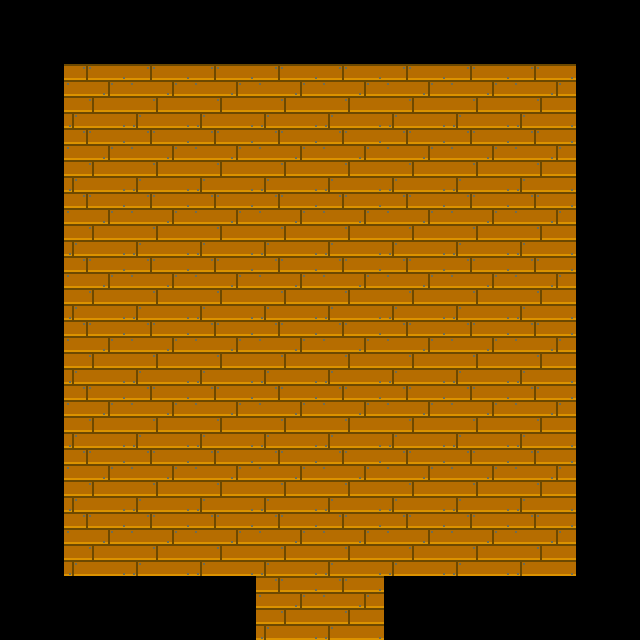

This is a level from a 2D game, rendered from its Tiled map with the project's own tilesets. A one-line summary and the complete map file follow:
An orthogonal 10x10 tile map with 64x64 px tiles, 1 tile layer (Tile Layer 1).

<map version="1.10" tiledversion="1.11.2" orientation="orthogonal" renderorder="right-down" width="10" height="10" tilewidth="64" tileheight="64" infinite="0" nextlayerid="2" nextobjectid="1">
 <tileset firstgid="1" source="floor-tile.tsx" />
 <layer id="1" name="Tile Layer 1" width="10" height="10">
  <data encoding="csv">
0,0,0,0,0,0,0,0,0,0,
0,1,1,1,1,1,1,1,1,0,
0,1,1,1,1,1,1,1,1,0,
0,1,1,1,1,1,1,1,1,0,
0,1,1,1,1,1,1,1,1,0,
0,1,1,1,1,1,1,1,1,0,
0,1,1,1,1,1,1,1,1,0,
0,1,1,1,1,1,1,1,1,0,
0,1,1,1,1,1,1,1,1,0,
0,0,0,0,1,1,0,0,0,0
</data>
 </layer>
</map>